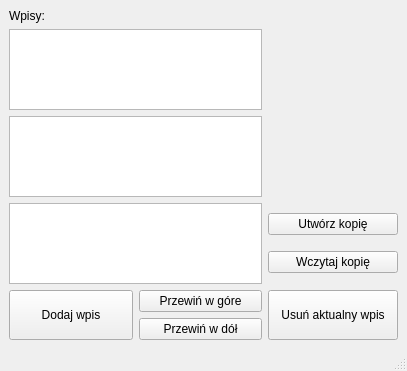
<?xml version="1.0" encoding="UTF-8"?>
<ui version="4.0">
 <class>MainWindow</class>
 <widget class="QMainWindow" name="MainWindow">
  <property name="geometry">
   <rect>
    <x>0</x>
    <y>0</y>
    <width>407</width>
    <height>371</height>
   </rect>
  </property>
  <property name="focusPolicy">
   <enum>Qt::NoFocus</enum>
  </property>
  <property name="windowTitle">
   <string>Pamietnik</string>
  </property>
  <widget class="QWidget" name="centralwidget">
   <layout class="QGridLayout" name="gridLayout_2">
    <item row="0" column="0">
     <layout class="QGridLayout" name="gridLayout">
      <property name="horizontalSpacing">
       <number>6</number>
      </property>
      <item row="5" column="0">
       <layout class="QHBoxLayout" name="horizontalLayout">
        <item>
         <widget class="QPushButton" name="addEntryButton">
          <property name="sizePolicy">
           <sizepolicy hsizetype="Minimum" vsizetype="Preferred">
            <horstretch>0</horstretch>
            <verstretch>0</verstretch>
           </sizepolicy>
          </property>
          <property name="focusPolicy">
           <enum>Qt::ClickFocus</enum>
          </property>
          <property name="text">
           <string>Dodaj wpis</string>
          </property>
         </widget>
        </item>
        <item>
         <layout class="QVBoxLayout" name="verticalLayout">
          <item>
           <widget class="QPushButton" name="ScrollUpButton">
            <property name="focusPolicy">
             <enum>Qt::ClickFocus</enum>
            </property>
            <property name="text">
             <string>Przewiń w góre</string>
            </property>
           </widget>
          </item>
          <item>
           <widget class="QPushButton" name="ScrollDownButton">
            <property name="focusPolicy">
             <enum>Qt::ClickFocus</enum>
            </property>
            <property name="text">
             <string>Przewiń w dół</string>
            </property>
           </widget>
          </item>
         </layout>
        </item>
       </layout>
      </item>
      <item row="2" column="1">
       <widget class="QLabel" name="imageLabel">
        <property name="sizePolicy">
         <sizepolicy hsizetype="Preferred" vsizetype="Preferred">
          <horstretch>0</horstretch>
          <verstretch>0</verstretch>
         </sizepolicy>
        </property>
        <property name="minimumSize">
         <size>
          <width>130</width>
          <height>70</height>
         </size>
        </property>
        <property name="autoFillBackground">
         <bool>true</bool>
        </property>
        <property name="text">
         <string/>
        </property>
        <property name="alignment">
         <set>Qt::AlignCenter</set>
        </property>
       </widget>
      </item>
      <item row="1" column="0">
       <widget class="QTextEdit" name="displayField">
        <property name="sizePolicy">
         <sizepolicy hsizetype="Preferred" vsizetype="Expanding">
          <horstretch>0</horstretch>
          <verstretch>0</verstretch>
         </sizepolicy>
        </property>
        <property name="minimumSize">
         <size>
          <width>251</width>
          <height>70</height>
         </size>
        </property>
        <property name="focusPolicy">
         <enum>Qt::NoFocus</enum>
        </property>
       </widget>
      </item>
      <item row="4" column="0">
       <widget class="QTextEdit" name="displayField_3">
        <property name="sizePolicy">
         <sizepolicy hsizetype="Preferred" vsizetype="Expanding">
          <horstretch>0</horstretch>
          <verstretch>0</verstretch>
         </sizepolicy>
        </property>
        <property name="minimumSize">
         <size>
          <width>251</width>
          <height>70</height>
         </size>
        </property>
        <property name="focusPolicy">
         <enum>Qt::NoFocus</enum>
        </property>
       </widget>
      </item>
      <item row="2" column="0">
       <widget class="QTextEdit" name="displayField_2">
        <property name="sizePolicy">
         <sizepolicy hsizetype="Preferred" vsizetype="Expanding">
          <horstretch>0</horstretch>
          <verstretch>0</verstretch>
         </sizepolicy>
        </property>
        <property name="minimumSize">
         <size>
          <width>251</width>
          <height>70</height>
         </size>
        </property>
        <property name="focusPolicy">
         <enum>Qt::NoFocus</enum>
        </property>
       </widget>
      </item>
      <item row="0" column="0">
       <widget class="QLabel" name="label">
        <property name="text">
         <string>Wpisy:</string>
        </property>
       </widget>
      </item>
      <item row="4" column="1">
       <layout class="QVBoxLayout" name="verticalLayout_2">
        <item>
         <widget class="QPushButton" name="CreateCopyButton">
          <property name="focusPolicy">
           <enum>Qt::ClickFocus</enum>
          </property>
          <property name="text">
           <string>Utwórz kopię</string>
          </property>
         </widget>
        </item>
        <item>
         <widget class="QPushButton" name="LoadCopyButton">
          <property name="focusPolicy">
           <enum>Qt::ClickFocus</enum>
          </property>
          <property name="text">
           <string>Wczytaj kopię</string>
          </property>
         </widget>
        </item>
       </layout>
      </item>
      <item row="5" column="1">
       <layout class="QVBoxLayout" name="verticalLayout_8">
        <item>
         <widget class="QPushButton" name="DeleteButton">
          <property name="sizePolicy">
           <sizepolicy hsizetype="Preferred" vsizetype="Preferred">
            <horstretch>0</horstretch>
            <verstretch>0</verstretch>
           </sizepolicy>
          </property>
          <property name="focusPolicy">
           <enum>Qt::ClickFocus</enum>
          </property>
          <property name="text">
           <string>Usuń aktualny wpis</string>
          </property>
         </widget>
        </item>
       </layout>
      </item>
     </layout>
    </item>
   </layout>
  </widget>
  <widget class="QMenuBar" name="menubar">
   <property name="geometry">
    <rect>
     <x>0</x>
     <y>0</y>
     <width>407</width>
     <height>21</height>
    </rect>
   </property>
  </widget>
  <widget class="QStatusBar" name="statusbar"/>
 </widget>
 <resources/>
 <connections/>
</ui>
